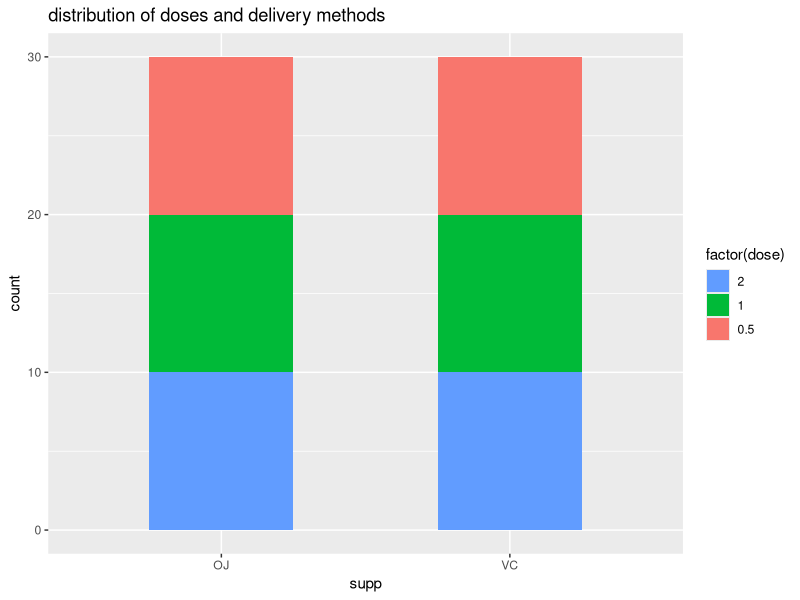
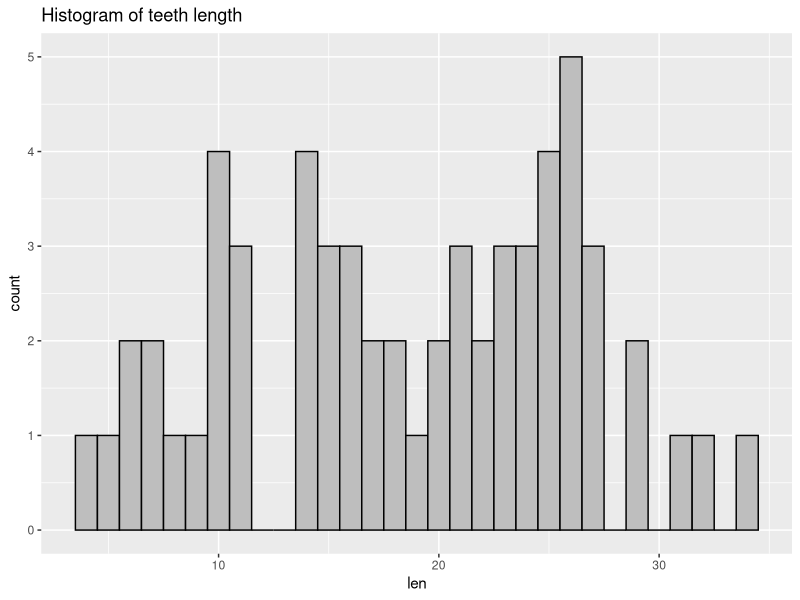
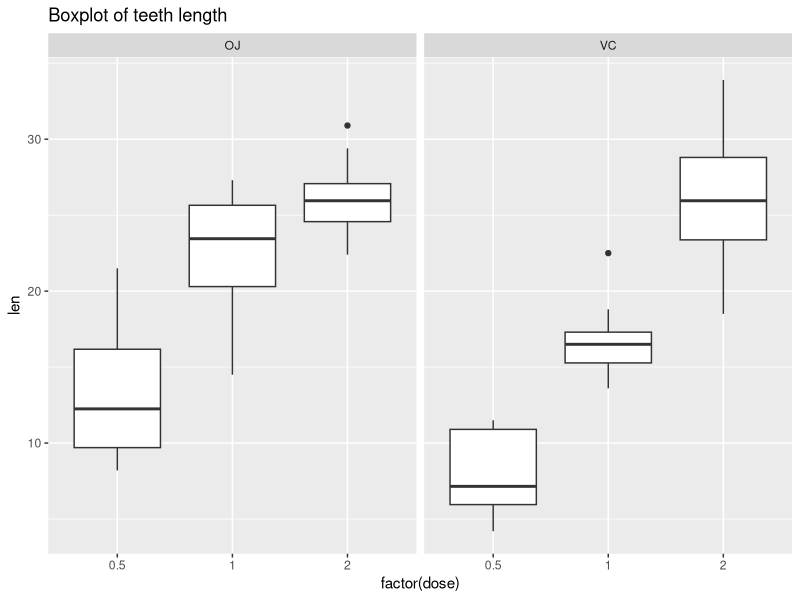
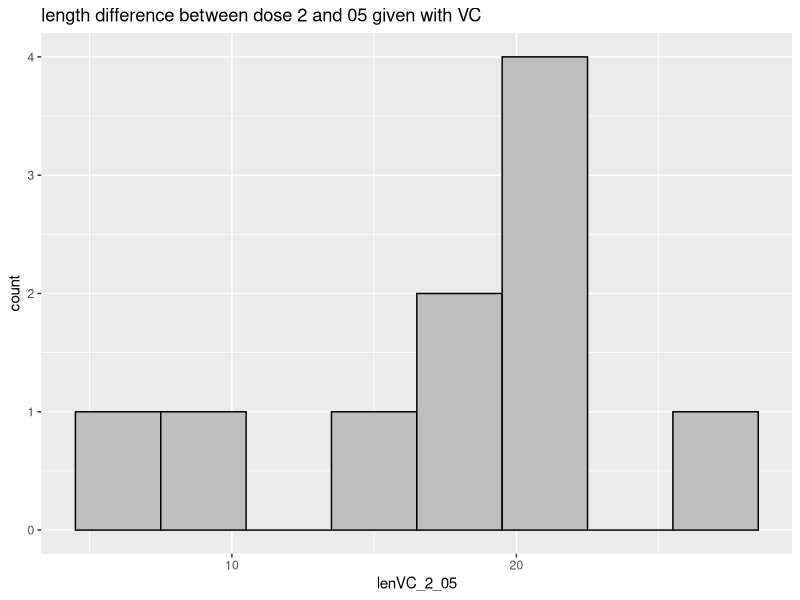
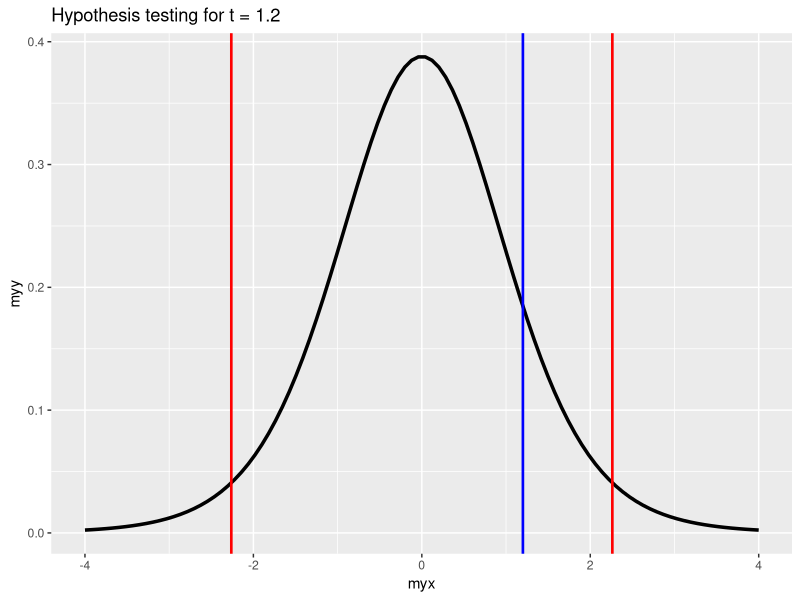

Write R code to recreate these figures, in order.
## ---- chunk 1
require(dplyr)
require(ggplot2)
require(datasets)
require(tidyr)
options(digits = 3)
setwd("/Users/Americo/Documents/Education/Data_science/Coursera/Statinference/project/ass2_statinference")
## ---- chunk 2
data(ToothGrowth)
?ToothGrowth
head(ToothGrowth)
tail(ToothGrowth)
dim(ToothGrowth)
str(ToothGrowth)
myToothGrowth <- ToothGrowth
## ---- chunk 3
ggplot(data = myToothGrowth, aes(x = supp, fill = factor(dose))) +
        geom_bar(width = 0.5) +
        guides(fill=guide_legend(reverse=TRUE)) +
        ggtitle("distribution of doses and delivery methods")
## ---- chunk 4
ggplot(data = myToothGrowth, aes(x = len)) +
               geom_histogram(binwidth = 1, colour = "black", fill = "gray") +
        ggtitle("Histogram of teeth length")
## ---- chunk 5
ggplot(data = myToothGrowth, aes(x = factor(dose), y = len)) +
        geom_boxplot() +
        facet_wrap(~supp) +
        ggtitle("Boxplot of teeth length")
## ---- chunk 6
mydfs <- list()
j <- 1:10
for (i in 1:6) {
        mydfs[[i]] <- myToothGrowth[j,]
        names(mydfs[[i]]) <- c(paste("len", i), paste("supp", i),paste("dose", i))
        j <- j + 10
}
myToothGrowth2 <- bind_cols(mydfs)
myToothGrowth2$pig_id <- 1:10

#renaming variables to have a smaller dataframe
myToothGrowth3 <- myToothGrowth2[, seq(1, 19, 3)]
names(myToothGrowth3)  <- c("lenVC_05", "lenVC_1", "lenVC_2", "lenOJ_05", "lenOJ_1", "lenOJ_2", "pig_id")
head(myToothGrowth3)
## ---- chunk 7
myToothGrowth_diff <- data.frame (
        lenVC_1_05 = myToothGrowth3$lenVC_1 - myToothGrowth3$lenVC_05,
        lenVC_2_1 = myToothGrowth3$lenVC_2 - myToothGrowth3$lenVC_1,
        lenVC_2_05 = myToothGrowth3$lenVC_2 - myToothGrowth3$lenVC_05,
        lenOJ_1_05 = myToothGrowth3$lenOJ_1 - myToothGrowth3$lenOJ_05,
        lenOJ_2_1 = myToothGrowth3$lenOJ_2 - myToothGrowth3$lenOJ_1,
        lenOJ_2_05 = myToothGrowth3$lenOJ_2 - myToothGrowth3$lenOJ_05,
        lenVC_OJ_05 = myToothGrowth3$lenOJ_05 - myToothGrowth3$lenVC_05,
        lenVC_OJ_1 = myToothGrowth3$lenOJ_1 - myToothGrowth3$lenVC_1,
        lenVC_OJ_2 = myToothGrowth3$lenOJ_2 - myToothGrowth3$lenVC_2)

head(myToothGrowth_diff)
## ---- chunk 8
toothnormalplot <- function(mydf, bin, supp, doseup, dosedown) {
        attach(mydf)
        mytitle <- sprintf("length difference between dose %s and %s given with %s", doseup, dosedown, supp)
        mydf$myx <- eval(parse(text = sprintf("len%s_%s_%s", supp, doseup, dosedown)))
        g1 <- ggplot(data = mydf, aes(x = myx)) +
                geom_histogram(binwidth = bin, colour = "black", fill = "gray") +
                ggtitle(label = mytitle) +
                xlab(label = sprintf("len%s_%s_%s", supp, doseup, dosedown))
        return(g1)
        detach(mydf)
}

toothnormalplot(mydf = myToothGrowth_diff, bin = 3, supp = "VC", doseup = "2", dosedown = "05")




## ---- chunk 9
tplot <- function(dof, tstat, conflev, two = TRUE) {
        myx <- seq(-4, 4, length=100)
        hx <- dnorm(myx)
        degf <- dof
        mydf <- data.frame (myx, myy = dt(myx, degf))
        pcum <- ifelse(two == TRUE, conflev+((1-conflev)/2), conflev)
        tcrit  <- qt(p = pcum, df = dof)
        if (two == TRUE) {
                g1 <- ggplot(mydf, aes(myx, myy)) +
                geom_line(size = 1.2, colour = "black") +
                geom_vline(xintercept = c(-tcrit, tcrit, tstat), colour = c("red", "red", "blue"), size = 0.9) +
                ggtitle(paste("Hypothesis testing for t =", tstat ))
        return(g1)
        } else {
                g2 <- ggplot(mydf, aes(myx, myy)) +
                geom_line(size = 1.2, colour = "black") +
                geom_vline(xintercept = c(tcrit, tstat), colour = c("red", "blue"), size = 0.9) +
                ggtitle(paste("Hypothesis testing for t =", tstat ))
                return(g2)
        }
}
tplot(dof = 9, tstat = 1.2, conflev = 0.95, two = TRUE)
#da perfezionare il grafico per test a due code
